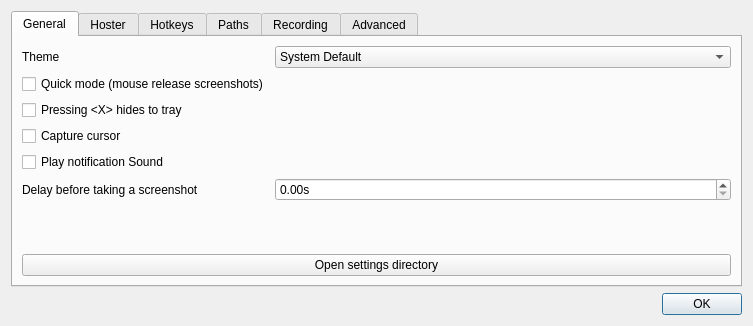
<?xml version="1.0" encoding="UTF-8"?>
<ui version="4.0">
 <class>SettingsDialog</class>
 <widget class="QDialog" name="SettingsDialog">
  <property name="geometry">
   <rect>
    <x>0</x>
    <y>0</y>
    <width>753</width>
    <height>326</height>
   </rect>
  </property>
  <property name="windowTitle">
   <string>Crop editor settings</string>
  </property>
  <layout class="QGridLayout" name="gridLayout">
   <item row="20" column="1" colspan="2">
    <widget class="QDialogButtonBox" name="buttonBox">
     <property name="orientation">
      <enum>Qt::Horizontal</enum>
     </property>
     <property name="standardButtons">
      <set>QDialogButtonBox::Ok</set>
     </property>
    </widget>
   </item>
   <item row="0" column="1" colspan="2">
    <widget class="QTabWidget" name="tabWidget">
     <property name="currentIndex">
      <number>0</number>
     </property>
     <widget class="QWidget" name="tab_4">
      <attribute name="title">
       <string>General</string>
      </attribute>
      <layout class="QGridLayout" name="gridLayout_8">
       <item row="0" column="0">
        <layout class="QFormLayout" name="formLayout_3">
         <item row="0" column="0">
          <widget class="QLabel" name="label_13">
           <property name="text">
            <string>Theme</string>
           </property>
          </widget>
         </item>
         <item row="0" column="1">
          <widget class="QComboBox" name="themeSelection">
           <item>
            <property name="text">
             <string>System Default</string>
            </property>
           </item>
           <item>
            <property name="text">
             <string>QDarkStyle</string>
            </property>
           </item>
           <item>
            <property name="text">
             <string>Breeze Light</string>
            </property>
           </item>
           <item>
            <property name="text">
             <string>Breeze Dark</string>
            </property>
           </item>
          </widget>
         </item>
         <item row="1" column="0">
          <widget class="QCheckBox" name="quickMode">
           <property name="text">
            <string>Quick mode (mouse release screenshots)</string>
           </property>
          </widget>
         </item>
         <item row="3" column="0">
          <widget class="QCheckBox" name="hideToTray">
           <property name="text">
            <string>Pressing &lt;X&gt; hides to tray</string>
           </property>
          </widget>
         </item>
         <item row="5" column="0">
          <widget class="QCheckBox" name="captureCursor">
           <property name="text">
            <string>Capture cursor</string>
           </property>
          </widget>
         </item>
         <item row="7" column="0">
          <widget class="QLabel" name="label_3">
           <property name="text">
            <string>Delay before taking a screenshot</string>
           </property>
          </widget>
         </item>
         <item row="7" column="1">
          <widget class="QDoubleSpinBox" name="delay">
           <property name="toolTip">
            <string>In seconds</string>
           </property>
           <property name="whatsThis">
            <string>A delay before taking a screenshot, in seconds</string>
           </property>
           <property name="suffix">
            <string notr="true">s</string>
           </property>
          </widget>
         </item>
         <item row="6" column="0">
          <widget class="QCheckBox" name="playSound">
           <property name="text">
            <string>Play notification Sound</string>
           </property>
          </widget>
         </item>
        </layout>
       </item>
       <item row="1" column="0">
        <widget class="QPushButton" name="settingsButton">
         <property name="text">
          <string>Open settings directory</string>
         </property>
        </widget>
       </item>
      </layout>
     </widget>
     <widget class="QWidget" name="tab">
      <attribute name="title">
       <string>Hoster</string>
      </attribute>
      <layout class="QGridLayout" name="gridLayout_6">
       <item row="0" column="0">
        <layout class="QVBoxLayout" name="verticalLayout_2">
         <item>
          <widget class="QListWidget" name="uploaderList"/>
         </item>
        </layout>
       </item>
      </layout>
     </widget>
     <widget class="QWidget" name="tab_2">
      <attribute name="title">
       <string>Hotkeys</string>
      </attribute>
      <layout class="QGridLayout" name="gridLayout_3">
       <item row="0" column="0">
        <layout class="QVBoxLayout" name="verticalLayout">
         <item>
          <widget class="QListWidget" name="hotkeys"/>
         </item>
        </layout>
       </item>
      </layout>
     </widget>
     <widget class="QWidget" name="tab_3">
      <attribute name="title">
       <string>Paths</string>
      </attribute>
      <layout class="QVBoxLayout" name="verticalLayout_4">
       <item>
        <layout class="QFormLayout" name="formLayout_4">
         <item row="0" column="0">
          <widget class="QLabel" name="label_2">
           <property name="text">
            <string>File name scheme</string>
           </property>
           <property name="margin">
            <number>0</number>
           </property>
          </widget>
         </item>
         <item row="0" column="1">
          <widget class="QLineEdit" name="nameScheme">
           <property name="toolTip">
            <string>%(date format)date and %ext are supported</string>
           </property>
           <property name="text">
            <string notr="true">Screenshot %(yyyy-MM-dd HH-mm-ss)date.%ext</string>
           </property>
          </widget>
         </item>
         <item row="1" column="0">
          <widget class="QLabel" name="label_12">
           <property name="text">
            <string>Screenshot Subfolder</string>
           </property>
          </widget>
         </item>
         <item row="1" column="1">
          <widget class="QLineEdit" name="folderFormat">
           <property name="text">
            <string>%(yyyy-MM)date</string>
           </property>
          </widget>
         </item>
         <item row="2" column="0">
          <widget class="QLabel" name="label_6">
           <property name="text">
            <string>File save location</string>
           </property>
          </widget>
         </item>
         <item row="2" column="1">
          <widget class="QComboBox" name="saveLocation">
           <item>
            <property name="text">
             <string>Pictures folder</string>
            </property>
           </item>
           <item>
            <property name="text">
             <string>Screenshots folder (In your user folder)</string>
            </property>
           </item>
           <item>
            <property name="text">
             <string>Do not save</string>
            </property>
           </item>
          </widget>
         </item>
        </layout>
       </item>
      </layout>
     </widget>
     <widget class="QWidget" name="tab_5">
      <attribute name="title">
       <string>Recording</string>
      </attribute>
      <layout class="QGridLayout" name="gridLayout_10">
       <item row="2" column="0">
        <widget class="QGroupBox" name="groupBox">
         <property name="title">
          <string>Advanced</string>
         </property>
         <layout class="QGridLayout" name="gridLayout_2">
          <item row="3" column="0">
           <widget class="QSpinBox" name="cropX">
            <property name="suffix">
             <string/>
            </property>
            <property name="prefix">
             <string notr="true">x: </string>
            </property>
            <property name="minimum">
             <number>-999999</number>
            </property>
            <property name="maximum">
             <number>999999</number>
            </property>
           </widget>
          </item>
          <item row="3" column="1">
           <widget class="QSpinBox" name="cropY">
            <property name="prefix">
             <string notr="true">y: </string>
            </property>
            <property name="minimum">
             <number>-999999</number>
            </property>
            <property name="maximum">
             <number>999999</number>
            </property>
           </widget>
          </item>
          <item row="1" column="0" colspan="2">
           <widget class="QLabel" name="label_8">
            <property name="text">
             <string>Editor Position (tweak if the editor does not cover the entire screen)</string>
            </property>
           </widget>
          </item>
          <item row="0" column="0" colspan="2">
           <widget class="QPushButton" name="pushButton">
            <property name="text">
             <string>Encoder settings</string>
            </property>
           </widget>
          </item>
         </layout>
        </widget>
       </item>
       <item row="0" column="0">
        <layout class="QGridLayout" name="gridLayout_9">
         <item row="0" column="1">
          <widget class="QComboBox" name="formatBox">
           <property name="currentIndex">
            <number>-1</number>
           </property>
          </widget>
         </item>
         <item row="0" column="0">
          <widget class="QLabel" name="label_4">
           <property name="text">
            <string>Recording format</string>
           </property>
          </widget>
         </item>
         <item row="1" column="0">
          <widget class="QLabel" name="label_7">
           <property name="text">
            <string>Still image format</string>
           </property>
          </widget>
         </item>
         <item row="1" column="1">
          <widget class="QComboBox" name="imageFormatBox"/>
         </item>
         <item row="2" column="0">
          <widget class="QLabel" name="label_9">
           <property name="text">
            <string>Frames Per Second For Recording</string>
           </property>
          </widget>
         </item>
         <item row="2" column="1">
          <widget class="QSpinBox" name="fpsMax">
           <property name="suffix">
            <string>FPS</string>
           </property>
           <property name="maximum">
            <number>255</number>
           </property>
          </widget>
         </item>
        </layout>
       </item>
       <item row="1" column="0">
        <spacer name="verticalSpacer">
         <property name="orientation">
          <enum>Qt::Vertical</enum>
         </property>
         <property name="sizeHint" stdset="0">
          <size>
           <width>20</width>
           <height>40</height>
          </size>
         </property>
        </spacer>
       </item>
      </layout>
     </widget>
     <widget class="QWidget" name="tab_6">
      <attribute name="title">
       <string>Advanced</string>
      </attribute>
      <layout class="QGridLayout" name="gridLayout_11">
       <item row="0" column="0">
        <layout class="QFormLayout" name="formLayout">
         <item row="0" column="0">
          <widget class="QLabel" name="label_10">
           <property name="text">
            <string>Fullscreen capture command (save to %FILE_PATH or print to stdout)</string>
           </property>
          </widget>
         </item>
         <item row="1" column="0">
          <widget class="QLabel" name="label_11">
           <property name="text">
            <string>Focused capture command (save to %FILE_PATH or print to stdout)</string>
           </property>
          </widget>
         </item>
         <item row="0" column="1">
          <widget class="QLineEdit" name="fullscreenCapture"/>
         </item>
         <item row="1" column="1">
          <widget class="QLineEdit" name="focusedCapture"/>
         </item>
        </layout>
       </item>
      </layout>
     </widget>
    </widget>
   </item>
  </layout>
 </widget>
 <resources/>
 <connections>
  <connection>
   <sender>buttonBox</sender>
   <signal>accepted()</signal>
   <receiver>SettingsDialog</receiver>
   <slot>accept()</slot>
   <hints>
    <hint type="sourcelabel">
     <x>248</x>
     <y>254</y>
    </hint>
    <hint type="destinationlabel">
     <x>157</x>
     <y>274</y>
    </hint>
   </hints>
  </connection>
  <connection>
   <sender>buttonBox</sender>
   <signal>rejected()</signal>
   <receiver>SettingsDialog</receiver>
   <slot>reject()</slot>
   <hints>
    <hint type="sourcelabel">
     <x>316</x>
     <y>260</y>
    </hint>
    <hint type="destinationlabel">
     <x>286</x>
     <y>274</y>
    </hint>
   </hints>
  </connection>
 </connections>
</ui>
